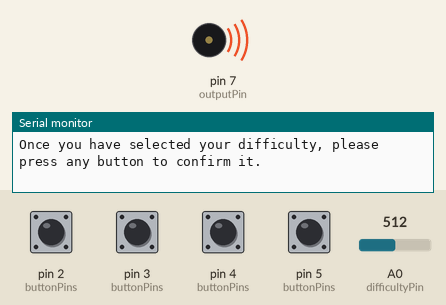
Simulated run of this sketch. Board: Arduino Uno, built with avr-gcc and run on an emulated ATmega328P. Shown: buzzer (waves = sounding), the last lines printed to the serial monitor. The test bench sets the inputs (shaded band); at power-on: pin 2 (buttonPins), pin 3 (buttonPins), pin 4 (buttonPins), pin 5 (buttonPins) HIGH, A0 (difficultyPin) = 512.

Above: at 1.4 s.
1.5 s: pin 2 (buttonPins) pulled LOW for 1.2 s
At 3.6 s:
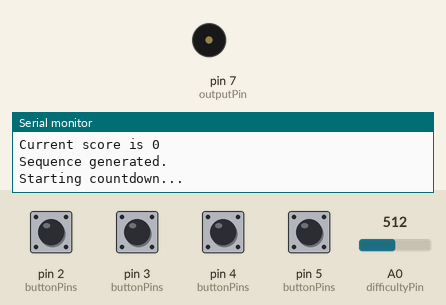
Timing chart, 0 to 11.7 s (numbered marks = the images above; inputs shaded):
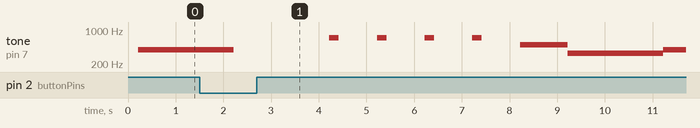

The sketch:

SimonSaysGame.ino
```cpp
#include <Game.h>
//all other dependencies defined inside Game.h :)

int buttonPins[5] = {2,3,4,5,6};
int outputPin = 7;
int difficultyPin = A0;
int userSize = 4;
game thegame;


void setup() {
  Serial.begin(9600);
  thegame.setupGame(buttonPins, outputPin, difficultyPin, userSize, true);
}

void loop() {
  thegame.gameLoop();
}
```

Measured:
- after the input at 1.5 s, tone on pin 7 (outputPin): plays 700 Hz for 0.20 s, 700 Hz for 0.20 s, 700 Hz for 0.20 s, 700 Hz for 0.20 s, 493 Hz for 1.0 s, 329 Hz for 2.0 s … (7 notes in this stretch), starting after 0.72 s
